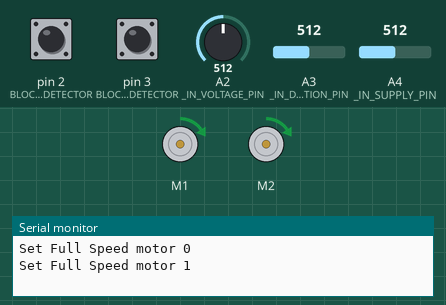
A sketch run on a simulated Arduino Uno, built with avr-gcc and run on an emulated ATmega328P. Parts: 2 × DC motor (green arrow = forward, orange = backward, longer = faster), the last lines printed to the serial monitor. The test bench sets the inputs (shaded band); at power-on: pin 2 (BLOCK1_DETECTOR) HIGH, pin 3 (BLOCK2_DETECTOR) HIGH, A3 (_IN_DIRECTION_PIN) = 512, A2 (_IN_VOLTAGE_PIN) = 512, A4 (_IN_SUPPLY_PIN) = 512.

Above: at 1.2 s.
1.3 s: pin 2 (BLOCK1_DETECTOR) pulled LOW for 0.15 s
4.4 s: pin 3 (BLOCK2_DETECTOR) pulled LOW for 1 s
At 8.18 s:
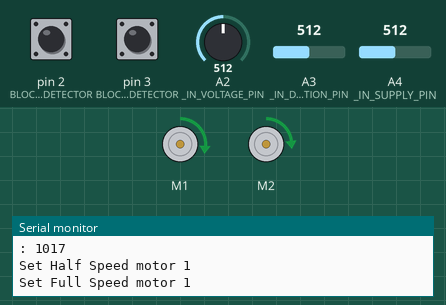
8.4 s: A3 (_IN_DIRECTION_PIN) set to 0
11.4 s: A3 (_IN_DIRECTION_PIN) set to 16
14.4 s: pin 2 (BLOCK1_DETECTOR) pulled LOW for 1 s
17.4 s: pin 3 (BLOCK2_DETECTOR) pulled LOW for 3.2 s
At 23.68 s:
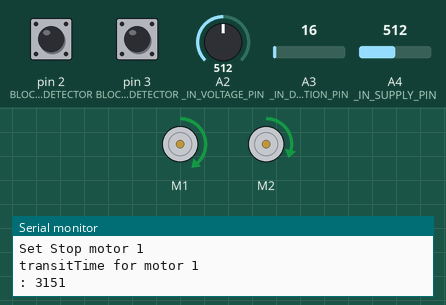
Timing chart, 0 to 24.9 s (numbered marks = the images above; inputs shaded):
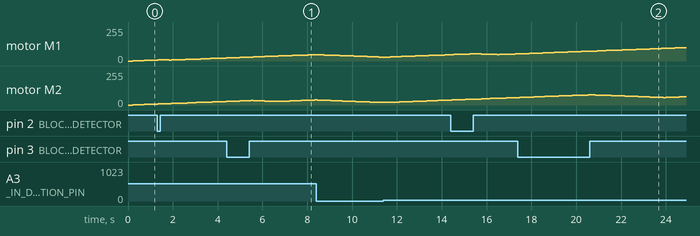

The sketch:

BlockControl.ino
```cpp
// (licence header left out)
#include <DualMC33926MotorShield.h>
#include <Bounce2.h>
#include "blockPower.h"

#define BLOCK1_DETECTOR 2
#define BLOCK2_DETECTOR 3

DualMC33926MotorShield motorDriver;
Block block[_NUM_BLOCKS];

Bounce  debounce[_NUM_BLOCKS];

void setup() {
  BlockPowerManager::init();
  Serial.begin(115200);

  pinMode( BLOCK1_DETECTOR, INPUT_PULLUP );
  pinMode( BLOCK2_DETECTOR, INPUT_PULLUP );

  debounce[0].attach( BLOCK1_DETECTOR );
  debounce[1].attach( BLOCK2_DETECTOR );
}

void loop() {

  for( int i=0; i<_NUM_BLOCKS; i++ )
    if( debounce[i].update() )
      if( debounce[i].read() )
        block[i].setClear();
      else
        block[i].setOccupied();

  BlockPowerManager::check();

  delay(100);
}
```

blockPower.cpp
```cpp
#include <DualMC33926MotorShield.h>
#include "blockPower.h"

extern DualMC33926MotorShield motorDriver;
extern Block block[_NUM_BLOCKS];

void Block::init( int motorNum ){
  _motorNum = motorNum;
};

void  Block::setOccupied(){
  _enterTime = millis();
  _occupied = true;
};

void  Block::setClear(){
  setStop();
  _occupied = false;
  _transitTime = millis() - _enterTime;
  if( _transitTime > _MAX_TRANSIT_TIME )
    _transitTime = _MAX_TRANSIT_TIME;
  Serial.print( "transitTime for motor " );
  Serial.println( _motorNum );
  Serial.print( ": " );
  Serial.println( _transitTime );
  _exitTime = millis();
};

void  Block::setFull(){
    if( _speed != 100.0 ) {
      Serial.print( "Set Full Speed motor " );
      Serial.println( _motorNum );
    }
    _setSpeed( 100.0 );
};

void  Block::setHalf(){
    if( _speed != 50.0 ) {
      Serial.print( "Set Half Speed motor " );
      Serial.println( _motorNum );
    }
    _setSpeed( 50.0 );
};

void  Block::setStop(){
    _setSpeed( 0.0 );
    Serial.print( "Set Stop motor " );
    Serial.println( _motorNum );
};

void  Block::check(){
  int targetSpeed;

  if( millis() - _exitTime > 2 * _transitTime )
    setFull();
  else if( millis() - _exitTime > _transitTime )
    setHalf();
  int reading = analogRead( _IN_VOLTAGE_PIN );
  float inVoltage = 1.4 + 43.0 * reading / (204.6 * 10.0);  // add in the diode drop
  reading = analogRead( _IN_DIRECTION_PIN );
  bool inDirection = (reading > 10.0);
  reading = analogRead( _IN_SUPPLY_PIN );
  float inSupply = 43.0 * reading / (204.6 * 10.0);     // small drop since there is no load
  float ratio = inVoltage / inSupply;
  if( inSupply != 0.0 ) {
    targetSpeed = ratio * 400.0 * _speed / 100.0;
    if( !inDirection )
      targetSpeed *= -1;
  } else
    targetSpeed = 0;
  if( (inSupply > 6.40) && (inVoltage > 1.5) ) {
    // accounts for diode voltage drop under load
    digitalWrite(_NOT_D2_PIN,HIGH);  // turn on outputs
    _outState = HIGH;
  } else if( (inSupply < 5.0) || (inVoltage < 1.5) ) {
    // drive too low or direction measurement inaccurate
    digitalWrite(_NOT_D2_PIN,LOW);  // turn off outputs
    _outState = LOW;
    motorDriver.setM1Speed( 0 );
    motorDriver.setM2Speed( 0 );
    _prevSpeed = 0;
  }

  int speedIncrement = _SPEED_CHANGE_RATE * (millis() - _lastCheckTime) / 1000;
  if( !speedIncrement )
    speedIncrement = 1;
  if( _outState ) {
    if( _prevSpeed < targetSpeed ) {
      _prevSpeed += speedIncrement;
      if( _prevSpeed > targetSpeed )
        _prevSpeed = targetSpeed;
    }
    else if ( _prevSpeed > targetSpeed ) {
      _prevSpeed -= speedIncrement;
      if( _prevSpeed < targetSpeed )
        _prevSpeed = targetSpeed;
    }
    if( _motorNum )
      motorDriver.setM2Speed( _prevSpeed );
    else
      motorDriver.setM1Speed( _prevSpeed );
  }
  _lastCheckTime = millis();
}

void  Block::_setSpeed( float speed ){
  _speed = speed;
}

void  BlockPowerManager::init() {
  motorDriver.init();
  digitalWrite(_NOT_D2_PIN,LOW);  // turn off outputs
  for( int i = 0; i < _NUM_BLOCKS; i++ )
    block[i].init(i);
}

void  BlockPowerManager::check() {
  for( int i = 0; i < _NUM_BLOCKS; i++ )
    block[i].check();
};
```

blockPower.h
```cpp
#define  _IN_VOLTAGE_PIN 2
#define  _IN_DIRECTION_PIN 3
#define  _IN_SUPPLY_PIN 4
#define  _NOT_D2_PIN 4

#define _NUM_BLOCKS 2
#define _MAX_TRANSIT_TIME 30000
#define _SPEED_CHANGE_RATE  10

class Block {
  public:
    void  init(int);
    void  setFull();
    void  setHalf();
    void  setStop();
    void  setOccupied();
    void  setClear();
    void  check();
  private:
    void  _setSpeed(float);  // speed in percentage
    int _motorNum;
    float _speed = 0.0;   // percentage of max
    int _prevSpeed = 0;
    bool _outState = false;
    bool _occupied = false;
    long _enterTime = 0;
    long _exitTime = 0;
    long _transitTime = 0;
    long _lastCheckTime = millis();
};

class BlockPowerManager {
  public:
    static void  init();
    static void  check();
};
```
